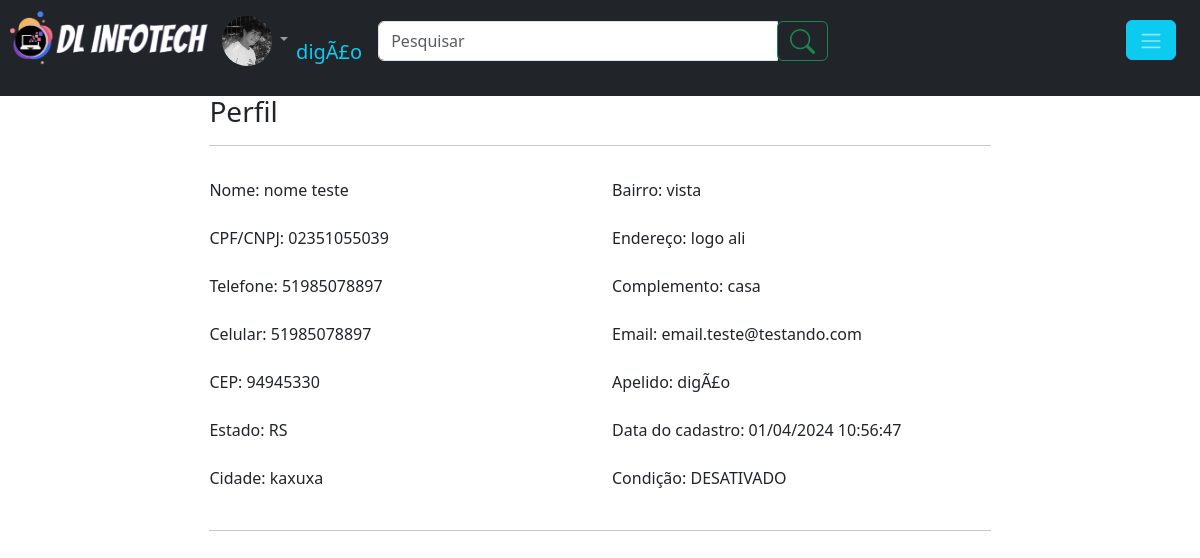
Before: /usuario/perfil.php (signed in) with the older database file.
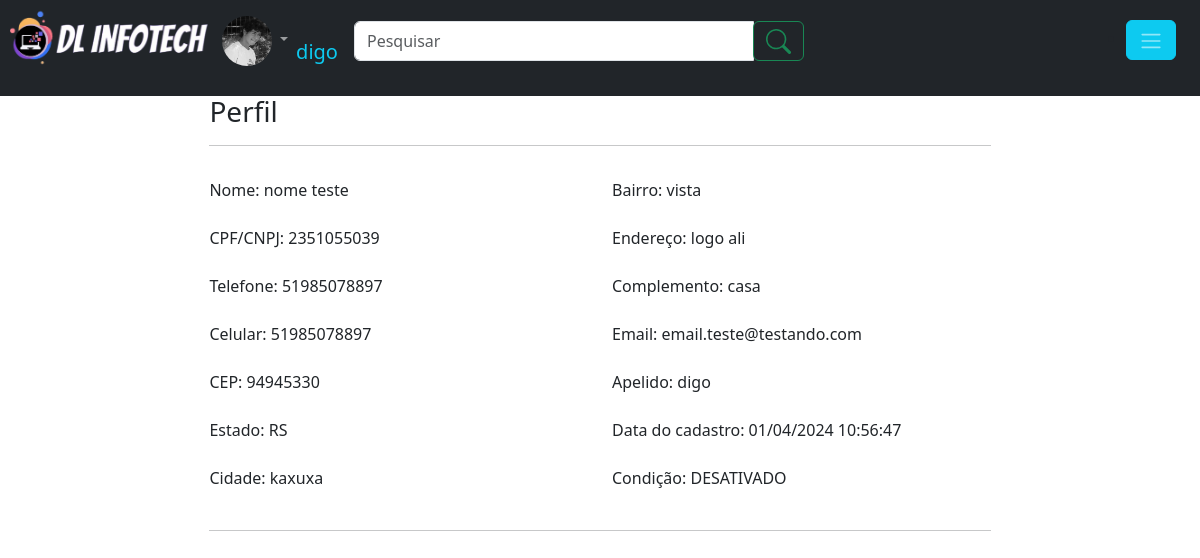
After: the same page with the newer database file.
### tables this page shows
CREATE TABLE `usuarios` (
  `id_usuario` int(11) NOT NULL,
  `nome` varchar(150) NOT NULL,
  `CPF` bigint(14) NOT NULL,
  `telefone` bigint(14) NOT NULL,
  `celular` bigint(14) NOT NULL,
  `CEP` int(8) NOT NULL,
  `UF` varchar(30) NOT NULL,
  `cidade` varchar(100) NOT NULL,
  `bairro` varchar(100) NOT NULL,
  `logradouro` varchar(120) NOT NULL,
  `complemento` varchar(60) NOT NULL,
  `email` varchar(100) NOT NULL,
  `senha` varchar(100) NOT NULL,
  `foto` varchar(40) NOT NULL,
  `apelido` varchar(100) NOT NULL,
  `data_entrada` datetime NOT NULL,
  `status` int(1) NOT NULL
);

### verifica_session.php (called while the page is built, shortened)
<?php
if(empty($_SESSION['id_usuario'])){
	$logado = 0;
	session_destroy();
	}else{
	$logado = 1;
        $foto = $_SESSION['foto'];
        $apelido = $_SESSION['apelido'];
	}
?>

### usuario/perfil.php (the view, shortened to what the changed rows need)
<?php
require_once("../verifica_session.php");
require_once("cabecalho.php");
if(!empty($_GET['mensagem'])){
echo '<h3 class="alert alert-secondary text-center" style="margin-top:95px">'.$_GET['mensagem'].'</h3>';
 echo '<div class="container" > <div style="width: 70%;margin:auto;"><h3 >Perfil</h3>' ;}else{
   echo '<div class="container" > <div style="width: 70%;margin:auto;"><h3 style="margin-top:95px">Perfil</h3>';
}
if(!empty($_SESSION['id_usuario'])){
    $sql= 'SELECT * FROM usuarios WHERE id_usuario= ?';
    $consulta = $conexao->prepare($sql);
    $consulta->execute(array($id_usuario));
    $dado = $consulta->fetch(PDO::FETCH_ASSOC);
    $data = DateTime::createFromFormat('Y-m-d H:i:s',$dado['data_entrada'] );
    $data1 = $data->format('d/m/Y H:i:s');
    if($dado['status'] > 0){
        $status = 'ATIVO';
    }else{
        $status = 'DESATIVADO';
        }
}
?>
<?php
    echo '<form action="#"  method="post" class="">
            <div class="row">
            <div class="col" >
            <div class="mb-3 mt-3">
            <label  class="form-label">Nome:</label>
            <label class="form-label">'.$dado['nome'].'</label>
            </div>
                <div class="mb-3 mt-3">
            <label  class="form-label">CPF/CNPJ:</label>
            <label class="form-label">'.$dado['CPF'].'</label>
            </div>
                <div class="mb-3 mt-3">
            <label  class="form-label">Telefone:</label>
            <label  class="form-label">'.$dado['telefone'].'</label>
            </div>
                <div class="mb-3 mt-3">
            <label  class="form-label">Celular:</label>
            <label  class="form-label">'.$dado['celular'].'</label>
            </div>
                  <div class="mb-3 mt-3">
            <label  class="form-label">CEP:</label>
            <label  class="form-label">'.$dado['CEP'].'</label>
            </div>
                  <div class="mb-3 mt-3">
            <label  class="form-label">Estado:</label>
            <label  class="form-label">'.$dado['UF'].'</label>
            </div>
            <div class="mb-3 mt-3">
            <label  class="form-label">Cidade:</label>
            <label  class="form-label">'.$dado['cidade'].'</label>
            </div>
            </div>
            <div class="col">
            <div class="mb-3 mt-3">
            <label  class="form-label">Bairro:</label>
            <label  class="form-label">'.$dado['bairro'].'</label>
            </div>
                <div class="mb-3 mt-3">
            <label  class="form-label">Endereço:</label>
            <label  class="form-label">'.$dado['logradouro'].'</label>
            </div>
                <div class="mb-3 mt-3">
            <label class="form-label">Complemento:</label>
            <label  class="form-label">'.$dado['complemento'].'</label>
            </div>
                <div class="mb-3 mt-3">
            <label  class="form-label">Email:</label>
            <label  class="form-label">'.$dado['email'].'</label>
            </div>
            <div class="mb-3 mt-3">
            <label  class="form-label">Apelido:</label>
            <label  class="form-label">'.$dado['apelido'].'</label>
            </div>
            <div class="mb-3 mt-3">
            <label  class="form-label">Data do cadastro:</label>
            <label  class="form-label">'.$data1.'</label>
            </div>
            <div class="mb-3 mt-3">
            <label  class="form-label">Condição:</label>
            <label  class="form-label">'.$status.'</label>
            </div>
            </div>
            </div>
        </form><hr/>';
	?>
</div>

### usuario/cabecalho.php (shortened to what the changed rows need)
<?php
require_once('../verifica_session.php');
?>
<!doctype html>
<html lang="pt-br">
  <head>
    <link href="https://cdn.jsdelivr.net/npm/bootstrap@5.3.3/dist/css/bootstrap.min.css" rel="stylesheet">
	<link rel="stylesheet" href="../css/style.css">
	<link rel="stylesheet" href="../css/modal.css">
</head>
  <body>
	<nav class="navbar navbar-expand-lg navbar-dark bg-dark fixed-top"  >
		<div class="collapse navbar-collapse">
		<ul class="navbar-nav mr-auto mt-2 mt-lg-0 ">
        <li><a href="../index.php"><img src="../img/logo.png" alt="logo image" style="height: 70px"></a></li><?php
			if($logado == 1){
                    $nick = '';
                    if(!empty($apelido)){$nick = $apelido;}else{$nick = $nome;}
                    if(!empty($foto)){$foto_usuario = $foto;}else{$foto_usuario ="user_null.png" ;}
					echo '<li class="nav-item dropdown">
					<a class="nav-link dropdown-toggle" href="#" id="navbarDropdownMenuLink" role="button" data-toggle="dropdown" aria-haspopup="true" aria-expanded="false">
						<img src="../img/foto_usuario/'.$foto_usuario.'" style="border-radius: 50%;width:50px;height:50px;align=left;">
					</a>
					<div class="dropdown-menu" aria-labelledby="navbarDropdownMenuLink">
					  <a class="dropdown-item" href="../index.php">Inicio</a>
					  <a class="dropdown-item" href="../usuario/notificacoes.php">Notificações</a>
					  <a class="dropdown-item" href="perfil.php">Perfil</a>
					  <a class="dropdown-item" href="compras.php">Compras</a>
					  <a class="dropdown-item" href="altera_usuario.php">Configurações</a>
					  <a class="dropdown-item" href="#.php">Suporte</a>
					  <a class="dropdown-item" href="../sair.php">Sair</a>
					  </div><li class="navbar-brand mt-4"><p class="text-info">'.$nick.'</p></li>
				  </li>
				  <li class="navbar-brand mt-2">
					  <form class="form-inline" action="../produtos/procura_produto.php" method="POST">
						<div class="input-group"><input type="search" class="form-control" name="busca_produto" placeholder="Pesquisar" style="width: 400px;" >
						  <div class="input-group-prepend">
							<button class="input-group-text btn btn-outline-success" type="submit">
								<svg xmlns="http://www.w3.org/2000/svg" width="25" height="25" fill="currentColor" class="bi bi-search" viewBox="0 0 16 16">
								<path d="M11.742 10.344a6.5 6.5 0 1 0-1.397 1.398h-.001q.044.06.098.115l3.85 3.85a1 1 0 0 0 1.415-1.414l-3.85-3.85a1 1 0 0 0-.115-.1zM12 6.5a5.5 5.5 0 1 1-11 0 5.5 5.5 0 0 1 11 0"/>
								</svg>
							</button>
						  </div>
						</div>
					  </form>
				  </li>
				  </ul></div>
				  <ul><li><button type="button" class="btn btn-info me-4" data-toggle="modal" data-target="#exampleModal">
					<span class="navbar-toggler-icon"></span>
					</button></li>
					</ul>';
					}
					?></nav>

Changed rows visible on the page:
changed usuarios "nome teste": CPF "02351055039" → "2351055039"; apelido "digÃ£o" → "digo"
Other visible differences:
$nick: "digÃ£o" → "digo"
